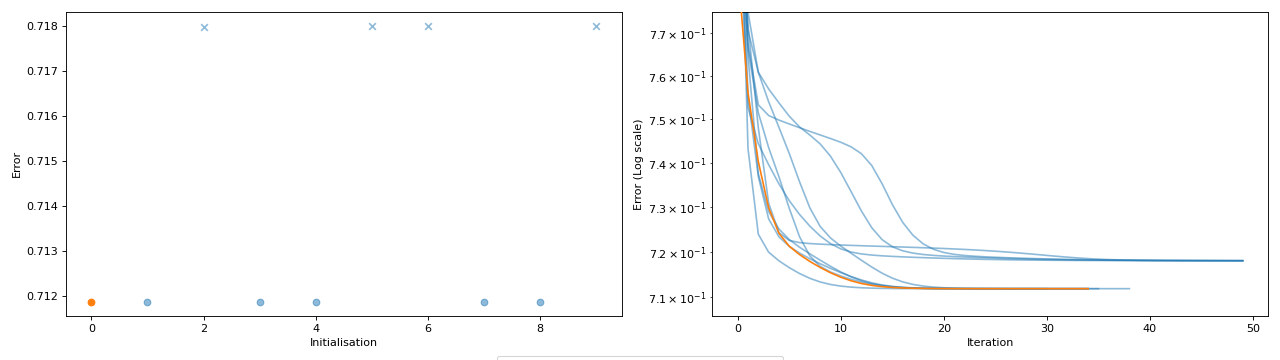

Recreate this plot in Python.
import numpy as np
import matplotlib.pyplot as plt
from tensorly.random import random_cp
from tensorly.decomposition import parafac
from tlviz.visualisation import optimisation_diagnostic_plots
rng = np.random.RandomState(1)
cp_tensor = random_cp((5, 6, 7), 3, random_state=rng)
dataset = cp_tensor.to_tensor() + rng.standard_normal((5, 6, 7))
errs = []
for i in range(10):
    errs.append(parafac(dataset, 3, n_iter_max=50, return_errors=True, init="random", random_state=rng)[1])
fig, axes = optimisation_diagnostic_plots(errs, 50)
plt.show()
